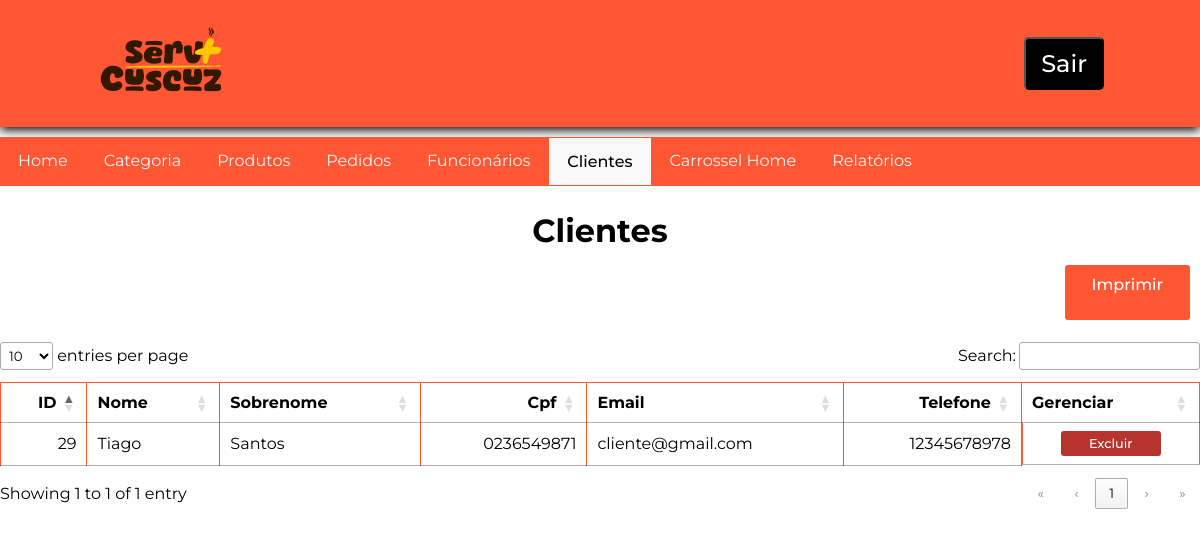
The app's page /view/admin/listaCliente.php (signed in) with its own data.
### tables this page shows
CREATE TABLE `t_cliente` (
  `id` int(11) NOT NULL,
  `nome` varchar(50) DEFAULT NULL,
  `sobrenome` varchar(100) DEFAULT NULL,
  `cpf` char(14) DEFAULT NULL,
  `email` varchar(100) DEFAULT NULL,
  `telefone` char(20) DEFAULT NULL,
  `data_criacao` timestamp NOT NULL DEFAULT current_timestamp(),
  `data_atualizacao` timestamp NOT NULL DEFAULT current_timestamp() ON UPDATE current_timestamp(),
  `senha` varchar(255) DEFAULT NULL
);

### model/DAO/src/conexaobd.php (called while the page is built, shortened)
<?php
if (!class_exists('Conexao')) {
    class Conexao {
        private static $conexao;
        public static function getInstance(){
            if (!isset(self::$conexao)) {
                try {
                    $options = array(
                        PDO::ATTR_PERSISTENT => true,
                        PDO::MYSQL_ATTR_INIT_COMMAND => 'SET NAMES utf8mb4',
                        PDO::ATTR_ERRMODE => PDO::ERRMODE_EXCEPTION
                    );
                    self::$conexao = new PDO("mysql:host=localhost;dbname=Serv+Cuscuz", "root", "", $options);
                } catch (PDOException $exc) {
                    echo "Erro ao conectar ao banco: " . $exc->getMessage();
                }
            }
            return self::$conexao;
        }
    }
}

### controller/cliente/readClienteController.php (called while the page is built, shortened)
<?php
require_once __DIR__ . "../../../model/DAO/clienteDAO.php";
$clienteDAO = new ClienteDAO();
$clientes = $clienteDAO->listarCliente();
require_once __DIR__ . "../../../view/admin/listaCliente.php";

### model/DAO/clienteDAO.php (called while the page is built, shortened)
<?php
include "src/conexaobd.php";
class ClienteDAO{
    public $pdo = null;
    public function __construct(){
        $this->pdo = Conexao::getInstance();
    }
    public function listarCliente() {
        try {
            $sql = "SELECT * FROM t_cliente";
            $stmt = $this->pdo->prepare($sql);
            $stmt->execute();
            return $stmt->fetchAll(PDO::FETCH_ASSOC);
        } catch (PDOException $e) {
            echo "Erro: " . $e->getMessage();
            return [];
        }
    }
}

### view/admin/listaCliente.php (the view, shortened to what this page needs)
<?php
require_once  "../../controller/cliente/readClienteController.php";
?>
<!DOCTYPE html>
<html lang="pt-br">
<head>
    <link rel="stylesheet" href="../../assets/css/headerCadastro.css">
    <link rel="stylesheet" href="../../assets/css/painelControleAdmin.css">
    <link rel="stylesheet" href="../../assets/css/funcionario/dataTable.css">
    <link rel="stylesheet" href="../../assets/css/mensagens/mensagens.css">
</head>
<body>
    <header>
        <nav class="nav-bar">
            <div class="logo">
                <a href="../../pages/home.php">
                    <img src="../../assets/img/logo-png-reduzida.png" alt="Serv+Cuscuz">
                </a>
            </div>
            <div class="botao">
                <button>
                    <?php
                        include '../../pages/verificarLoginAdm.php';
                    ?>
                </button>
            </div>
        </nav>
    </header>
    <div class="painelAdm">
        <nav class="navbar">
        <a href="../../view/admin/adminPainelController.php">Home</a>
            <a href="../../view/admin/categoria.php">Categoria</a>
            <a href="../../view/admin/produtos.php">Produtos</a>
            <a href="../../view/admin/pedidos.php">Pedidos</a>
            <a href="../../view/admin/listaFuncionarios.php">Funcionários</a>
            <a href="../../view/admin/listaCliente.php" class="<?php echo (basename($_SERVER['PHP_SELF']) == 'listaCliente.php') ? 'ativo' : ''; ?>">Clientes</a>
            <a href="../../view/admin/carrosselHome.php">Carrossel Home</a>
            <a href="../../view/admin/relatorios.php">Relatórios</a>
        </nav>
    </div>
    <div class="homeAdm">
    <main>
        <h1>Clientes</h1>
            <section class="section__btn">
                    <a class="btnAdm" href="#" id="printBtn" target="_blank">Imprimir</a>
            </section>
        <section>
            <table id="myTable">
                <thead>
                    <tr>
                        <th>ID</th>
                        <th>Nome</th>
                        <th>Sobrenome</th>
                        <th>Cpf</th>
                        <th>Email</th>
                        <th>Telefone</th>
                        <th class="gerenciarAdm">Gerenciar</th>
                    </tr>
                </thead>
                <tbody>
                <?php if (isset($clientes) && is_array($clientes)): ?>
                    <?php foreach ($clientes as $cliente): ?>
                    <tr>
                        <td>
                            <?php echo htmlspecialchars($cliente['id']); ?>
                        </td>
                        <td>
                            <?php echo htmlspecialchars($cliente['nome']); ?>
                        </td>
                        <td>
                            <?php echo htmlspecialchars($cliente['sobrenome']); ?>
                        </td>
                        <td>
                            <?php echo htmlspecialchars($cliente['cpf']); ?>
                        </td>
                        <td>
                            <?php echo htmlspecialchars($cliente['email']); ?>
                        </td>
                        <td>
                            <?php echo htmlspecialchars($cliente['telefone']); ?>
                        </td>
                        <td class="tdOperacao">
                                <div class="alterarExcluir">
                                    <a class="btnexcluir" href="../../controller/cliente/deleteClienteController.php?id=<?= $cliente['id']; ?>" onclick="return confirm('Deseja confirmar a operação?');">Excluir</a>
                                </div>
                        </td>
                    </tr>
                    <?php endforeach; ?>
                <?php endif; ?>
            </table>
        </section>
    </main>
    </div>
</body>
</html>

### assets/css/headerCadastro.css (style rules this page uses)
* { padding: 0; margin: 0; font-family: 'Montserrat', sans-serif; }
header { background-color: #ff5733; box-shadow: 0px 3px 10px #000000; }
.nav-bar { align-items: center; display: flex; justify-content: space-between; padding: 1.5rem 6rem; }
.logo { display: flex; align-items: center; }
.logo img { cursor: pointer; width: 130px; height: 75px; }
.botao button { padding: 10px 15px; border-radius: 5px; background-color: #000000; }

### assets/css/painelControleAdmin.css (style rules this page uses)
.painelAdm { width: 100%; display: flex; }
.painelAdm nav { margin-top: 10px; width: 100%; overflow: hidden; background-color: #ff5733; }
.painelAdm nav a { float: left; display: block; color: #f2f2f2; text-align: center; padding: 14px 18px; text-decoration: none; }
.navbar a.ativo { background-color: #f9f9f9; color: #000000; border: 1px solid #ff5733; font-weight: 500; }
.homeAdm { justify-content: center; align-items: center; }
.homeAdm main h1 { margin-top: 25px; margin-bottom: 5px; text-align: center; font-size: 2rem; }
.homeAdm table { font-family: 'Montserrat', sans-serif; border-collapse: collapse; width: 100%; }
.homeAdm td, th { border: 1px solid #ff5733; text-align: left; padding: 8px; }
.homeAdm th { font-weight: 400; }
.section__btn { align-items: center; display: flex; justify-content: space-between; margin-bottom: 10px; }
.btnAdm { align-items: center; border: none; padding: 10px; margin: 10px; width: 120px; height: 35px; background-color: #ff5733; color: #fff; text-align: center; text-decoration: none; font-weight: 500; border-radius: 3px; }
.gerenciarAdm { text-align: center; }
.tdOperacao { border: 1px solid #ff5733; border-color: none; border: none; display:flex; justify-content: center; align-items: center; }
.btnexcluir { border: none; width: 100px; padding: 5px 0px; background-color: rgb(182, 51, 46); color: #fff; text-align: center; text-decoration: none; font-size: .8rem; font-weight: 500; border-radius: 3px; display: inline-block; margin-left: 0px; }
.alterarExcluir { align-items: center; }

### assets/css/funcionario/dataTable.css (style rules this page uses)
:root { --dt-row-selected: 13, 110, 253; --dt-row-selected-text: 255, 255, 255; --dt-row-selected-link: 9, 10, 11; --dt-row-stripe: 0, 0, 0; --dt-row-hover: 0, 0, 0; --dt-column-ordering: 0, 0, 0; --dt-html-background: white; }
table.dataTable thead > tr > th.dt-orderable-asc, table.dataTable thead > tr > th.dt-orderable-desc, table.dataTable thead > tr > th.dt-ordering-asc, table.dataTable thead > tr > th.dt-ordering-desc, table.dataTable thead > tr > td.dt-orderable-asc, table.dataTable thead > tr > td.dt-orderable-desc, table.dataTable thead > tr > td.dt-ordering-asc, table.dataTable thead > tr > td.dt-ordering-desc { position: relative; padding-right: 30px; }
table.dataTable thead > tr > th.dt-orderable-asc, table.dataTable thead > tr > th.dt-orderable-desc, table.dataTable thead > tr > td.dt-orderable-asc, table.dataTable thead > tr > td.dt-orderable-desc { cursor: pointer; }
table.dataTable th, table.dataTable td { box-sizing: border-box; }
table.dataTable th.dt-type-numeric, table.dataTable th.dt-type-date, table.dataTable td.dt-type-numeric, table.dataTable td.dt-type-date { text-align: right; }
table.dataTable thead th, table.dataTable thead td, table.dataTable tfoot th, table.dataTable tfoot td { text-align: left; }
table.dataTable { width: 100%; margin: 0 auto; border-spacing: 0; }
table.dataTable thead th, table.dataTable tfoot th { font-weight: bold; }
table.dataTable > thead > tr > th, table.dataTable > thead > tr > td { padding: 10px; border-bottom: 1px solid rgba(0, 0, 0, 0.3); }
table.dataTable > tbody > tr { background-color: transparent; }
table.dataTable > tbody > tr:first-child > * { border-top: none; }
table.dataTable > tbody > tr:last-child > * { border-bottom: none; }
table.dataTable > tbody > tr > th, table.dataTable > tbody > tr > td { padding: 8px 10px; }
div.dt-container div.dt-layout-full > *:only-child { margin-left: auto; margin-right: auto; }
div.dt-container.dt-empty-footer tbody > tr:last-child > * { border-bottom: 1px solid rgba(0, 0, 0, 0.3); }

### records on screen
t_cliente: id "29", nome "Tiago", sobrenome "Santos", cpf "0236549871", email "cliente@gmail.com", telefone "12345678978"
